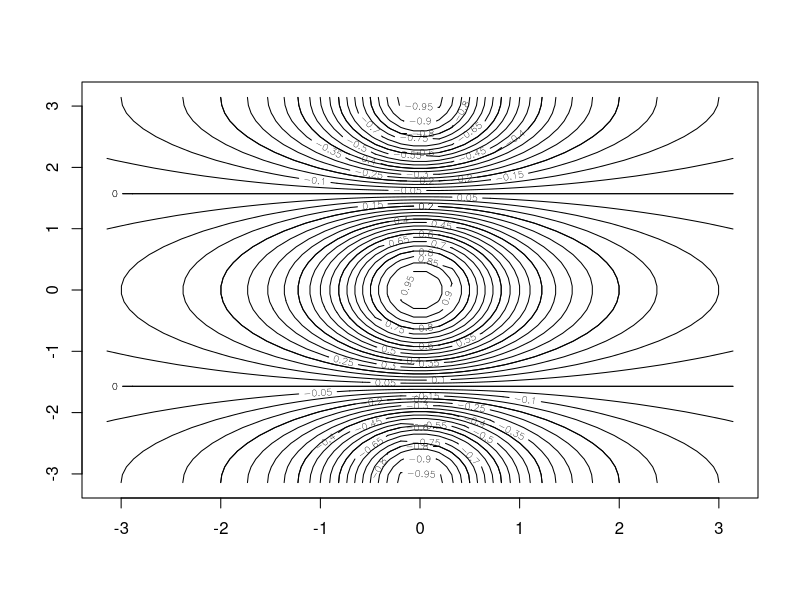
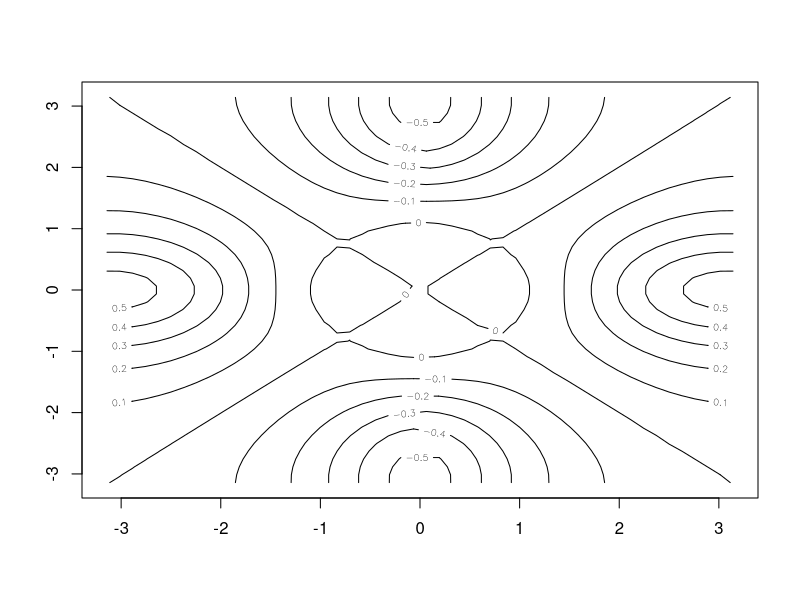
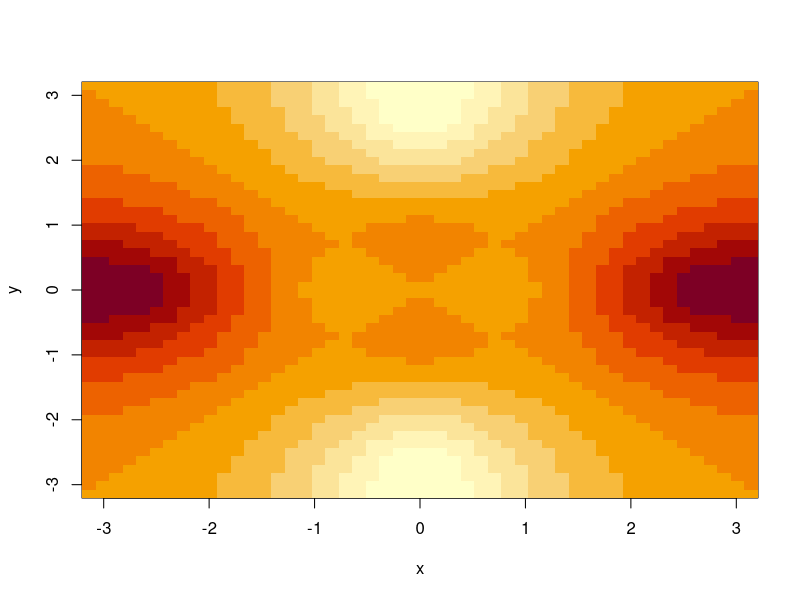
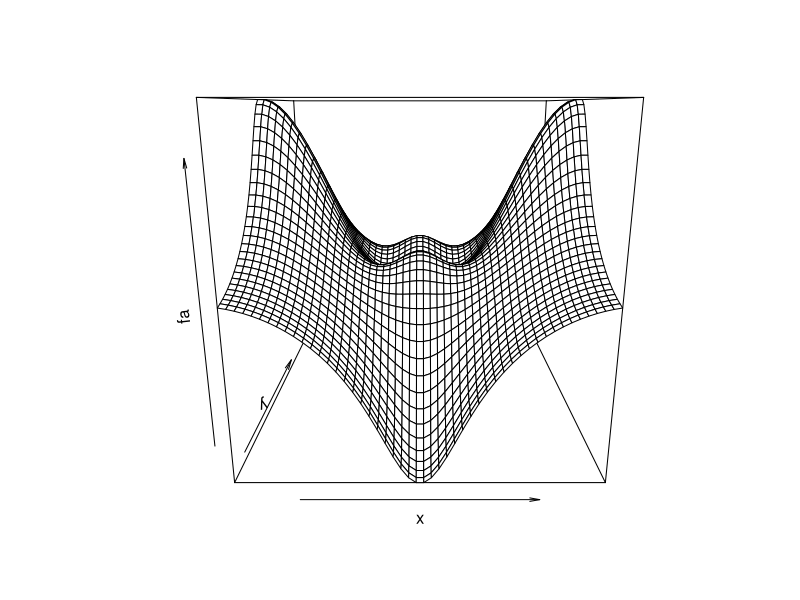
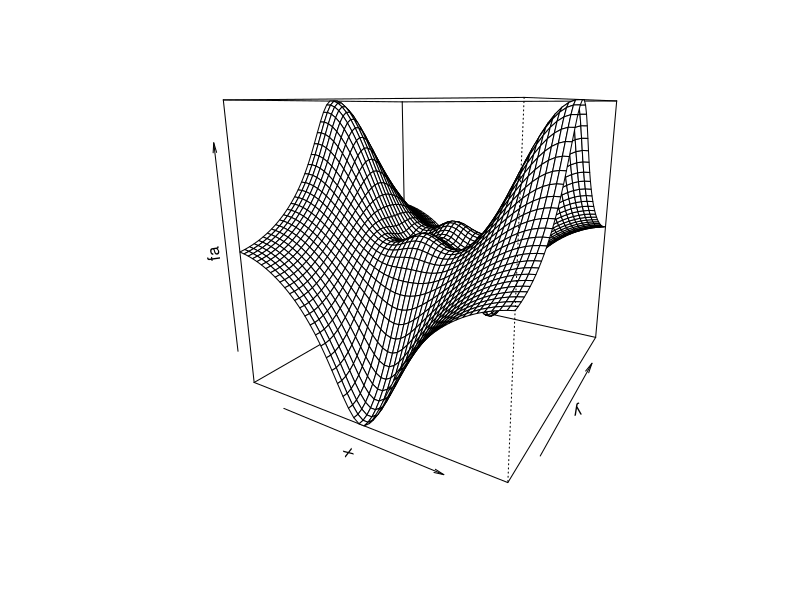
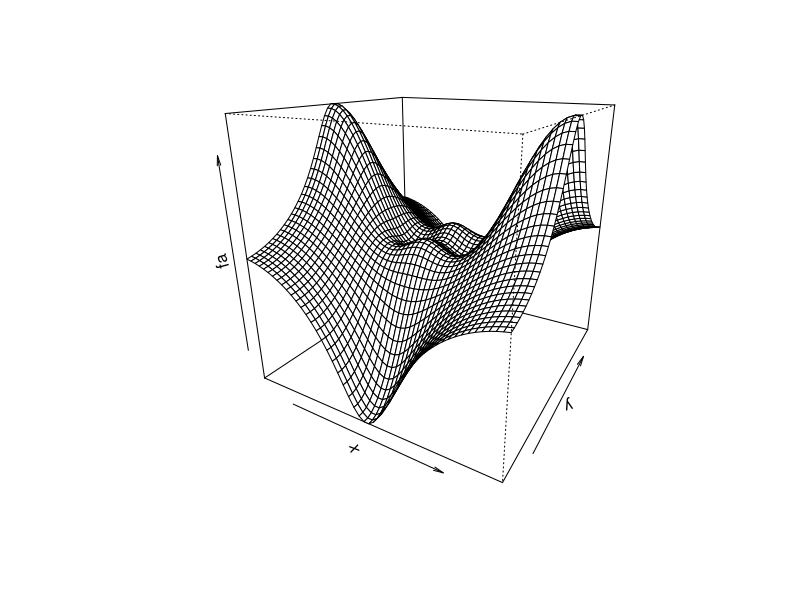
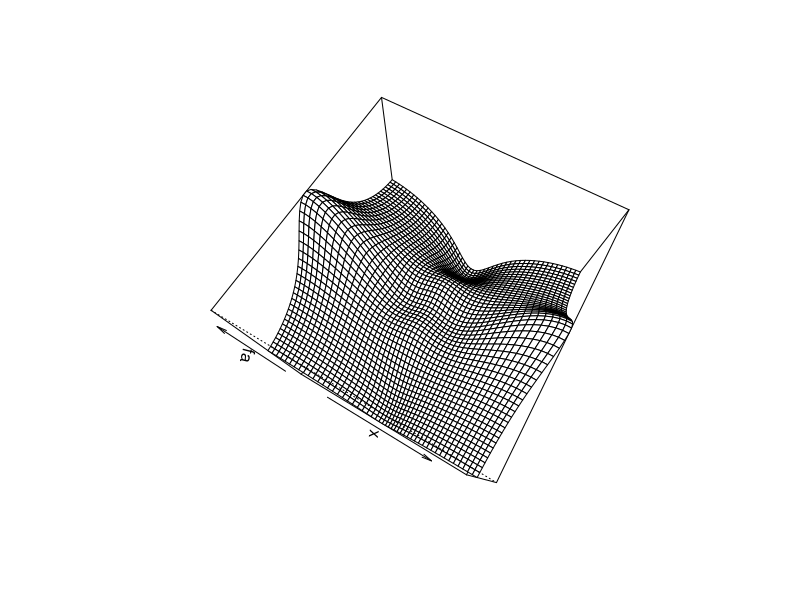
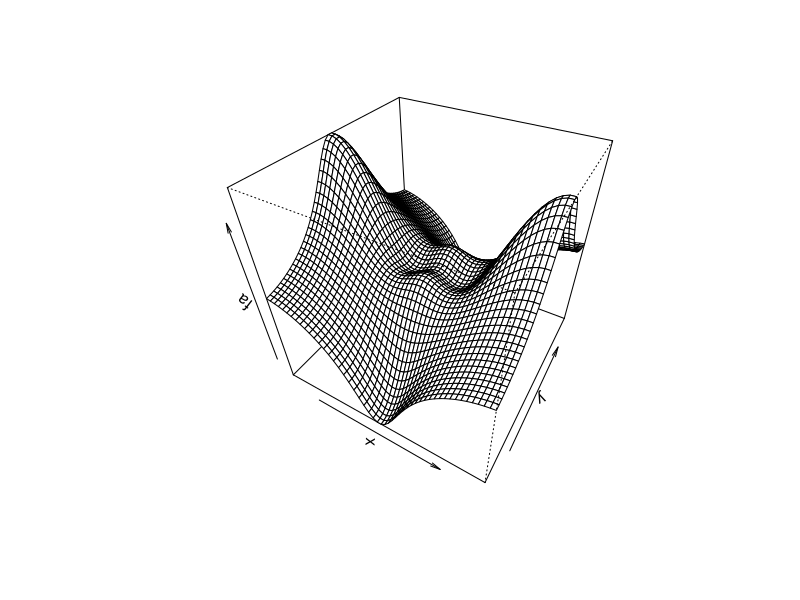

Write R code to recreate these figures, in order.
## ---- chunk 1

x=seq(-pi ,pi ,length =50)
y=x
f=outer(x,y,function (x,y)cos(y)/(1+x^2))
contour (x,y,f)
contour (x,y,f,nlevels =45, add=T)
fa=(f-t(f))/2
contour (x,y,fa,nlevels =15)
## ---- chunk 2
image(x,y,fa)
persp(x,y,fa)
persp(x,y,fa ,theta =30)
persp(x,y,fa ,theta =30, phi =20)
persp(x,y,fa ,theta =30, phi =70)
persp(x,y,fa ,theta =30, phi =40)
